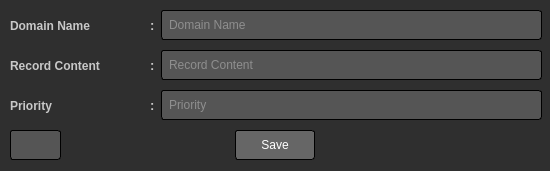
<?xml version="1.0" encoding="UTF-8"?>
<ui version="4.0">
 <class>Dialog</class>
 <widget class="QDialog" name="Dialog">
  <property name="geometry">
   <rect>
    <x>0</x>
    <y>0</y>
    <width>550</width>
    <height>171</height>
   </rect>
  </property>
  <property name="minimumSize">
   <size>
    <width>550</width>
    <height>171</height>
   </size>
  </property>
  <property name="maximumSize">
   <size>
    <width>550</width>
    <height>171</height>
   </size>
  </property>
  <property name="windowTitle">
   <string>Dialog</string>
  </property>
  <property name="windowIcon">
   <iconset>
    <normaloff>img/icon.ico</normaloff>img/icon.ico</iconset>
  </property>
  <property name="styleSheet">
   <string notr="true">QWidget{
background-color:rgb(47, 47, 47);
color:rgb(200, 200, 200)
}
QTabWidget::pane {
	border: 1px solid rgb(128, 128, 128);
	border-radius: 3px;
}
QTabBar::tab 
{
    background: #48555E;
    color: white;   
	padding:5px;
    border: 1px solid #000;
	border-top-left-radius: 3px;
	border-top-right-radius: 3px;
}
QTabBar::tab:selected, 
QTabBar::tab:hover 
{
    border-top-color: #1D2A32;
    border-color: #40494E;
    color: black;
    background: qlineargradient(x1: 0, y1: 0, x2: 0, y2: 1, stop: 0 #C1D8E8, stop: 1 #F0F5F8); 
}
QLineEdit, QComboBox, QTextEdit{
	background-color: rgb(85,85,85);
	border-color: rgb(0, 0, 0);
	border-width : 1px;
	border-style:inset;
	padding: 5px;
	border-radius:3px;
}
QPushButton{
	background:rgb(102, 102, 102);
	color:rgb(255, 255, 255);
	border-radius:3px;
	padding-top:5px;
	padding-bottom:5px;
	padding-right:10px;
	padding-left:10px;
	border-color: rgb(0, 0, 0);
	border-width : 1px;
	border-style:inset;
}
QPushButton:hover{
	background-color:rgb(128, 128, 128);
}
QPushButton:pressed{
	background-color:#A4A4A4;
	color:#000
}
QLabel{
	border:0px;
}
QCheckBox{
	border:0px;
}
QTextBrowser{
	color: rgb(230, 230, 230);
	padding:10px;
	background-image: url(template/img/logo.png);
	background-repeat: no-repeat;
  	background-attachment: fixed;
 	background-position: center;
}
QGroupBox {
    border: 2px solid gray;
    border-radius: 5px;
    margin-top: 1ex; /* leave space at the top for the title */
}

QGroupBox::title {
    subcontrol-origin: margin;
    subcontrol-position: top center; /* position at the top center */
    padding: 0 5px;
}
QGroupBox::indicator {
    width: 13px;
    height: 13px;
}
QGroupBox#groupBoxNotifications::indicator:unchecked, QGroupBox#groupBoxNotifications::indicator:checked {
	image: url(template/img/notification.png);
}
QGroupBox#groupBoxSettings::indicator:unchecked, QGroupBox#groupBoxSettings::indicator:checked {
	image: url(template/img/settings.png);
}

QGroupBox#groupBoxBrowsers::indicator:unchecked, QGroupBox#groupBoxBrowsers::indicator:checked {
	image: url(template/img/browser.png);
}

QGroupBox#groupBoxTelegram::indicator:unchecked, QGroupBox#groupBoxTelegram::indicator:checked{
	image: url(template/img/telegram.png);
}

QGroupBox#groupBoxAccountSettings::indicator:unchecked, QGroupBox#groupBoxAccountSettings::indicator:checked{
	image: url(template/img/user.png);
}

QMenuBar {
    background-color: rgb(40,40,40);
}
QMenuBar::item {
    padding: 4px 8px;
    background: transparent;
    border-radius: 4px;
}

QMenuBar::item:selected { /* when selected using mouse or keyboard */
    background: rgb(60,60,60);
	color:rgb(200,200,200);
}

QMenuBar::item:pressed {
    background: #888888;
	color: #000;
}
QHeaderView::section, QHeaderView{
	background: #48555E;
	border: 0px;
	padding-left:3px;
}
QHeaderView::item{
	border: 0px;
}
QTableCornerButton::section {
    background: #48555E;
}
QTableWidget{
	border: 1px solid gray;
	border-radius:5px;
}
QTableWidget#tableWidgetPlanetList{
	border: 2px solid gray;
	border-radius:5px;
}
QCheckBox#checkBox::indicator:unchecked {
image: url(Templates/img/proxied_off.png);
}
QCheckBox#checkBox::indicator:checked {
image: url(Templates/img/proxied_on.png);
}</string>
  </property>
  <widget class="QLineEdit" name="lineEditDomain">
   <property name="geometry">
    <rect>
     <x>161</x>
     <y>10</y>
     <width>381</width>
     <height>30</height>
    </rect>
   </property>
   <property name="placeholderText">
    <string>Domain Name</string>
   </property>
  </widget>
  <widget class="QPushButton" name="pushButtonSave">
   <property name="geometry">
    <rect>
     <x>235</x>
     <y>130</y>
     <width>80</width>
     <height>30</height>
    </rect>
   </property>
   <property name="text">
    <string>Save</string>
   </property>
  </widget>
  <widget class="QLineEdit" name="lineEditContent">
   <property name="geometry">
    <rect>
     <x>161</x>
     <y>50</y>
     <width>381</width>
     <height>30</height>
    </rect>
   </property>
   <property name="placeholderText">
    <string>Record Content</string>
   </property>
  </widget>
  <widget class="QLineEdit" name="lineEditPriority">
   <property name="geometry">
    <rect>
     <x>161</x>
     <y>90</y>
     <width>381</width>
     <height>30</height>
    </rect>
   </property>
   <property name="placeholderText">
    <string>Priority</string>
   </property>
  </widget>
  <widget class="QLineEdit" name="lineEditID">
   <property name="geometry">
    <rect>
     <x>10</x>
     <y>130</y>
     <width>51</width>
     <height>30</height>
    </rect>
   </property>
   <property name="placeholderText">
    <string/>
   </property>
  </widget>
  <widget class="QLabel" name="label">
   <property name="geometry">
    <rect>
     <x>10</x>
     <y>10</y>
     <width>87</width>
     <height>31</height>
    </rect>
   </property>
   <property name="font">
    <font>
     <pointsize>9</pointsize>
     <weight>75</weight>
     <bold>true</bold>
    </font>
   </property>
   <property name="text">
    <string>Domain Name</string>
   </property>
  </widget>
  <widget class="QLabel" name="label_2">
   <property name="geometry">
    <rect>
     <x>10</x>
     <y>50</y>
     <width>110</width>
     <height>31</height>
    </rect>
   </property>
   <property name="font">
    <font>
     <pointsize>9</pointsize>
     <weight>75</weight>
     <bold>true</bold>
    </font>
   </property>
   <property name="text">
    <string>Record Content</string>
   </property>
  </widget>
  <widget class="QLabel" name="label_11">
   <property name="geometry">
    <rect>
     <x>150</x>
     <y>10</y>
     <width>10</width>
     <height>31</height>
    </rect>
   </property>
   <property name="font">
    <font>
     <pointsize>10</pointsize>
     <weight>75</weight>
     <bold>true</bold>
    </font>
   </property>
   <property name="text">
    <string>:</string>
   </property>
  </widget>
  <widget class="QLabel" name="label_12">
   <property name="geometry">
    <rect>
     <x>150</x>
     <y>50</y>
     <width>10</width>
     <height>31</height>
    </rect>
   </property>
   <property name="font">
    <font>
     <pointsize>10</pointsize>
     <weight>75</weight>
     <bold>true</bold>
    </font>
   </property>
   <property name="text">
    <string>:</string>
   </property>
  </widget>
  <widget class="QLabel" name="label_13">
   <property name="geometry">
    <rect>
     <x>150</x>
     <y>90</y>
     <width>10</width>
     <height>31</height>
    </rect>
   </property>
   <property name="font">
    <font>
     <pointsize>10</pointsize>
     <weight>75</weight>
     <bold>true</bold>
    </font>
   </property>
   <property name="text">
    <string>:</string>
   </property>
  </widget>
  <widget class="QLabel" name="label_3">
   <property name="geometry">
    <rect>
     <x>10</x>
     <y>90</y>
     <width>110</width>
     <height>31</height>
    </rect>
   </property>
   <property name="font">
    <font>
     <pointsize>9</pointsize>
     <weight>75</weight>
     <bold>true</bold>
    </font>
   </property>
   <property name="text">
    <string>Priority</string>
   </property>
  </widget>
 </widget>
 <resources/>
 <connections/>
</ui>
